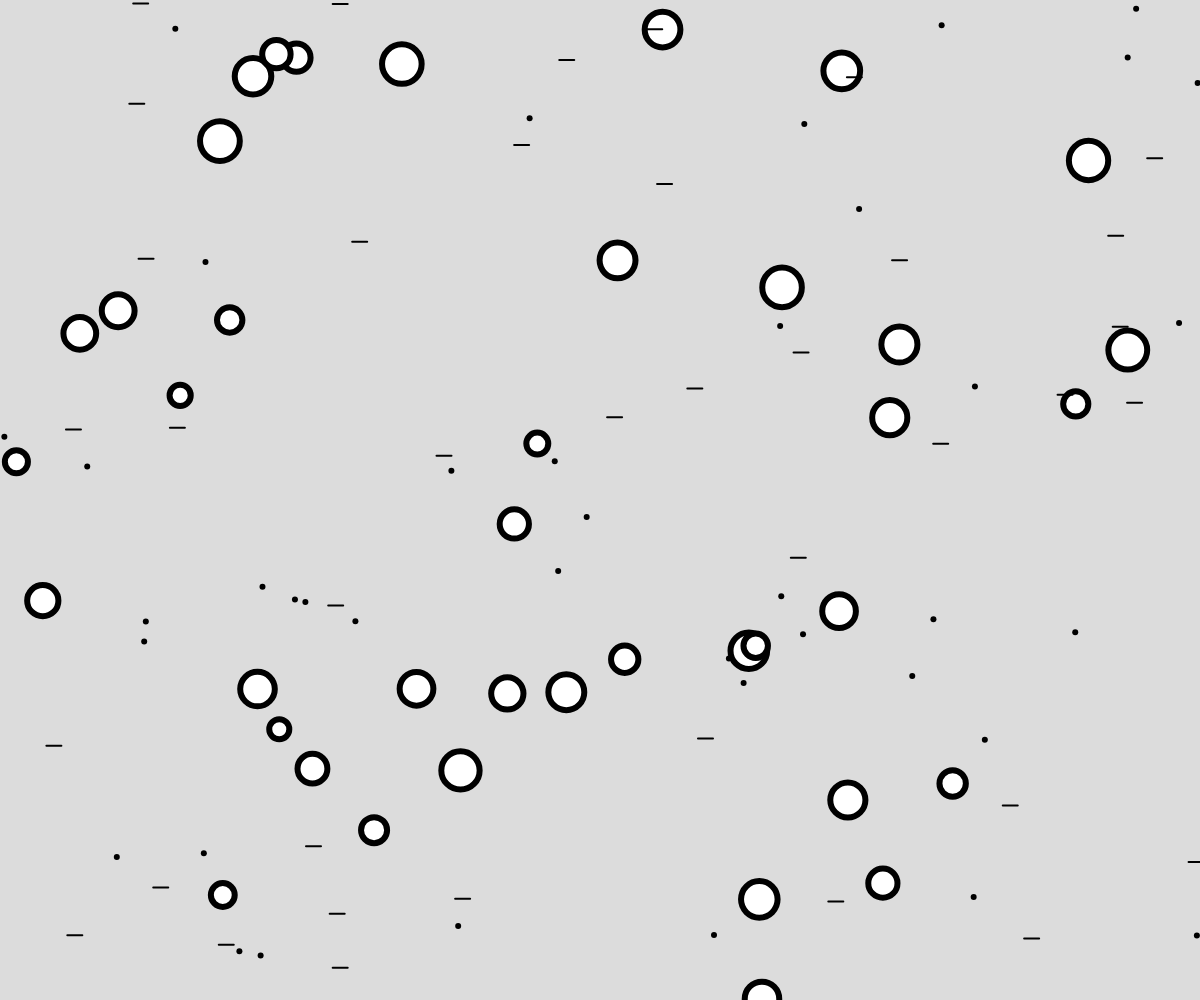
Frame 1 (no input)
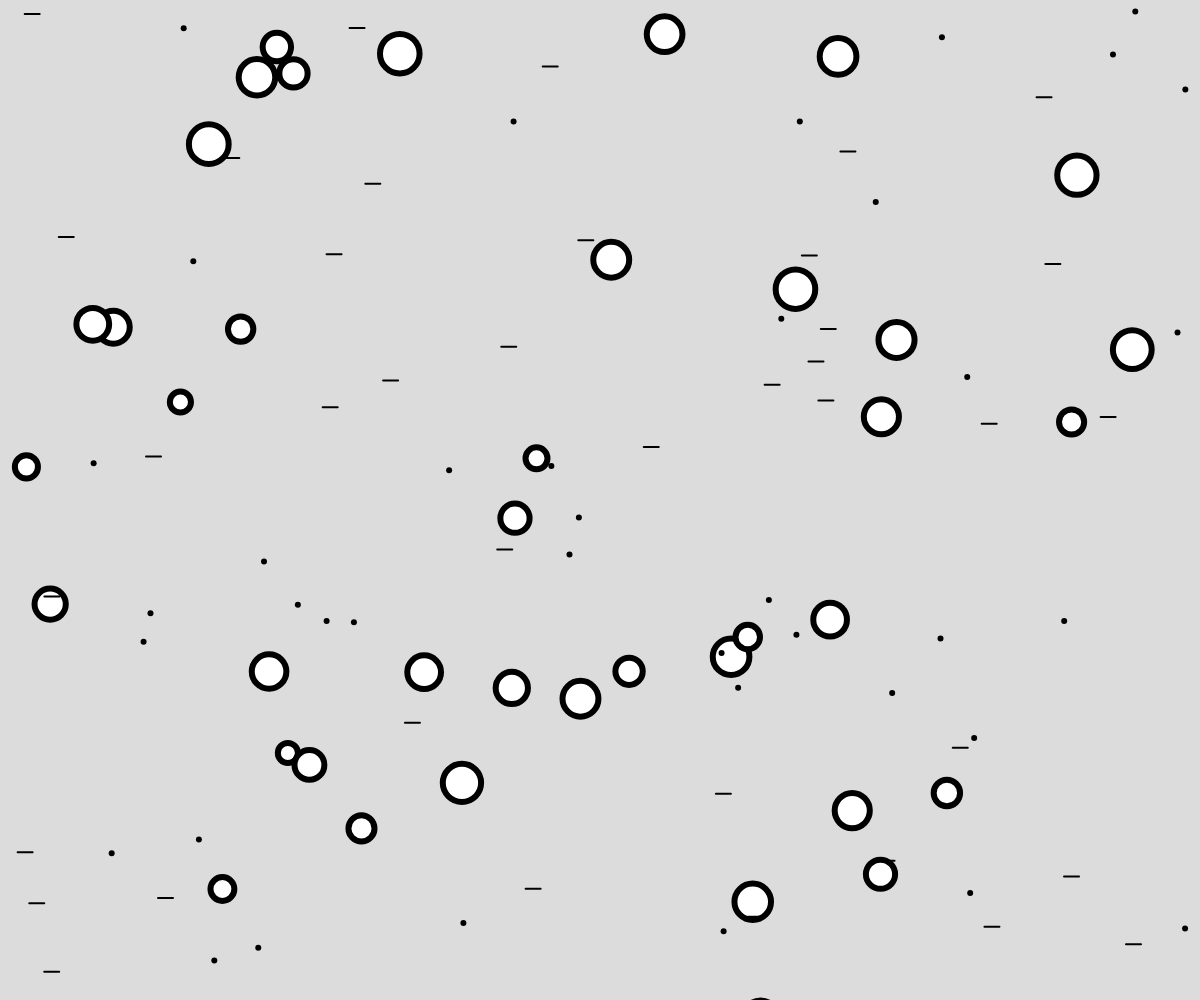
Frame 60 (no input)
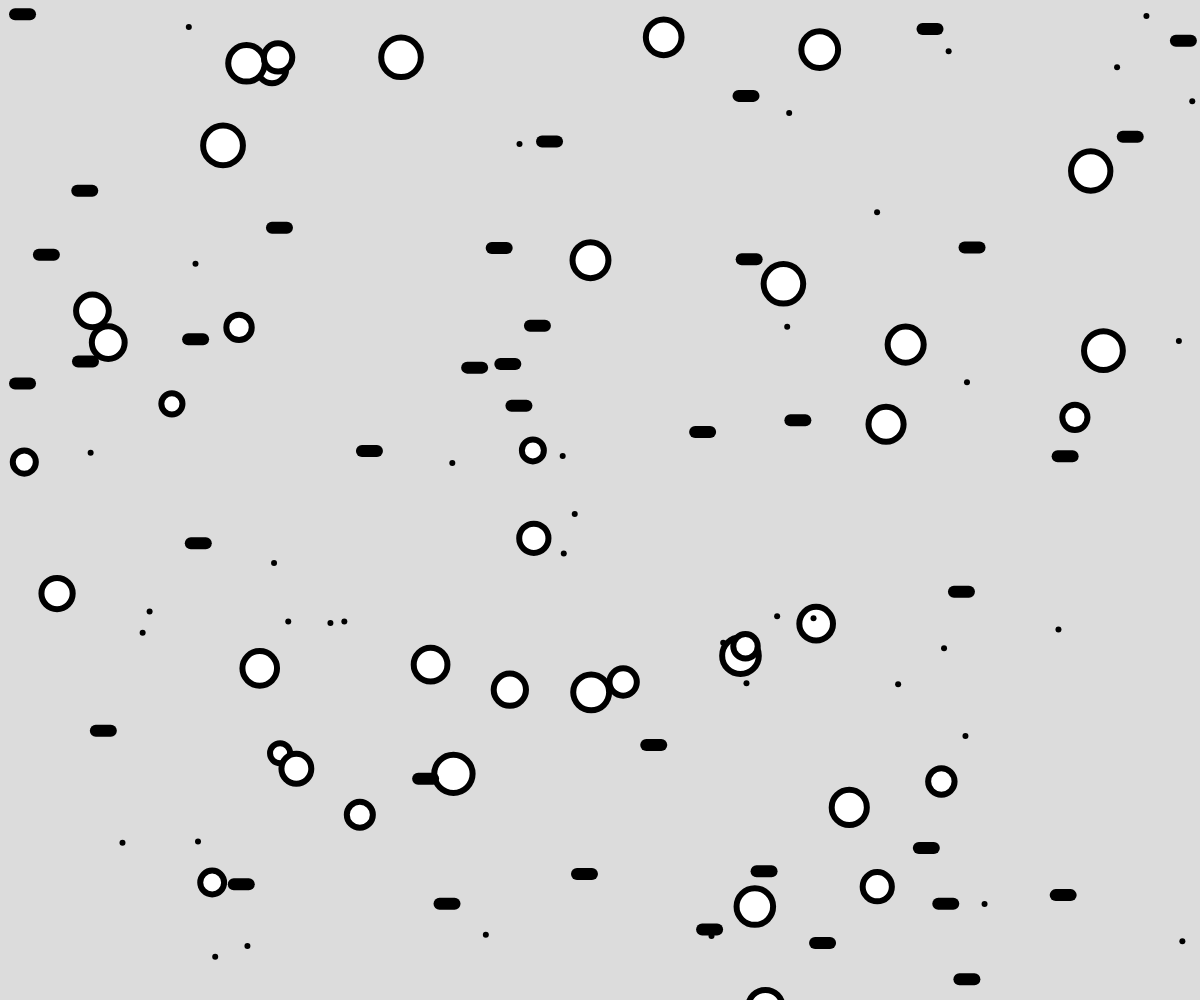
Frame 120 (the mouse pressed at the canvas centre since frame 60)

The p5.js sketch that drew these frames (run headless with seeded random() and noise() and a simulated clock; from frame 60 on, the mouse is pressed at the canvas centre):

// p5.js sketch
// ── sketch.js
// Inheritance and Code in Multiple Files
// Peyton Salzsauler
// October 30th 2025
//


let objects = []
function setup() {
  createCanvas(windowWidth, windowHeight);
  for (let i = 0; i < 40; i++){
    objects.push(new AnimatedObject(random(width), random(height)));
    objects.push(new CircleObject(random(width), random(height)))
    objects.push(new LineObject());
  }
}

function draw() {
  background(220);
  for(let o of objects){
    o.move();
    o.display();
  }
}



// parent class ('Super Class')
// --- if all in one file, should occur first---
class AnimatedObject{
  constructor(x,y){
    this.x = x, this.y = y;
    this.size = 6;

  }

  move(){
    this.x += random(-2,2);
    this.y += random(-2,2);
  }
  display(){
    strokeWeight(this.size);
    point(this.x, this.y);
  }
}

// Child Class #1 - Circle
class CircleObject extends AnimatedObject{
  constructor(x,y){
    super(x,y);
    // we can also add on to what is in the parent class
    this.size = random(20,40);
  }
  //no mention of move()..... it will be same as the parents move()
  display(){ // function overide; copies overtop of parent function
    if(dist(this.x, this.y, mouseX, mouseY) < this.size/2){
      fill(0,255,0);
    }
    else fill(255);


    circle(this.x, this.y, this.size);
  }
}
// Child Class #2 - Line
class LineObject extends AnimatedObject{
  constructor(){
    super(random(width), random(height));

  }

  move(){ // combo override, but built on parent version
    super.move();//runs the parent version move()
    this.x -= 5;
    if(this.x < 0) this.x = width;
  }
  display(){
    if(mouseIsPressed){
      strokeWeight(12);
    }
    else strokeWeight(2);

    line(this.x, this.y, this.x + 15, this.y)
  }
}
